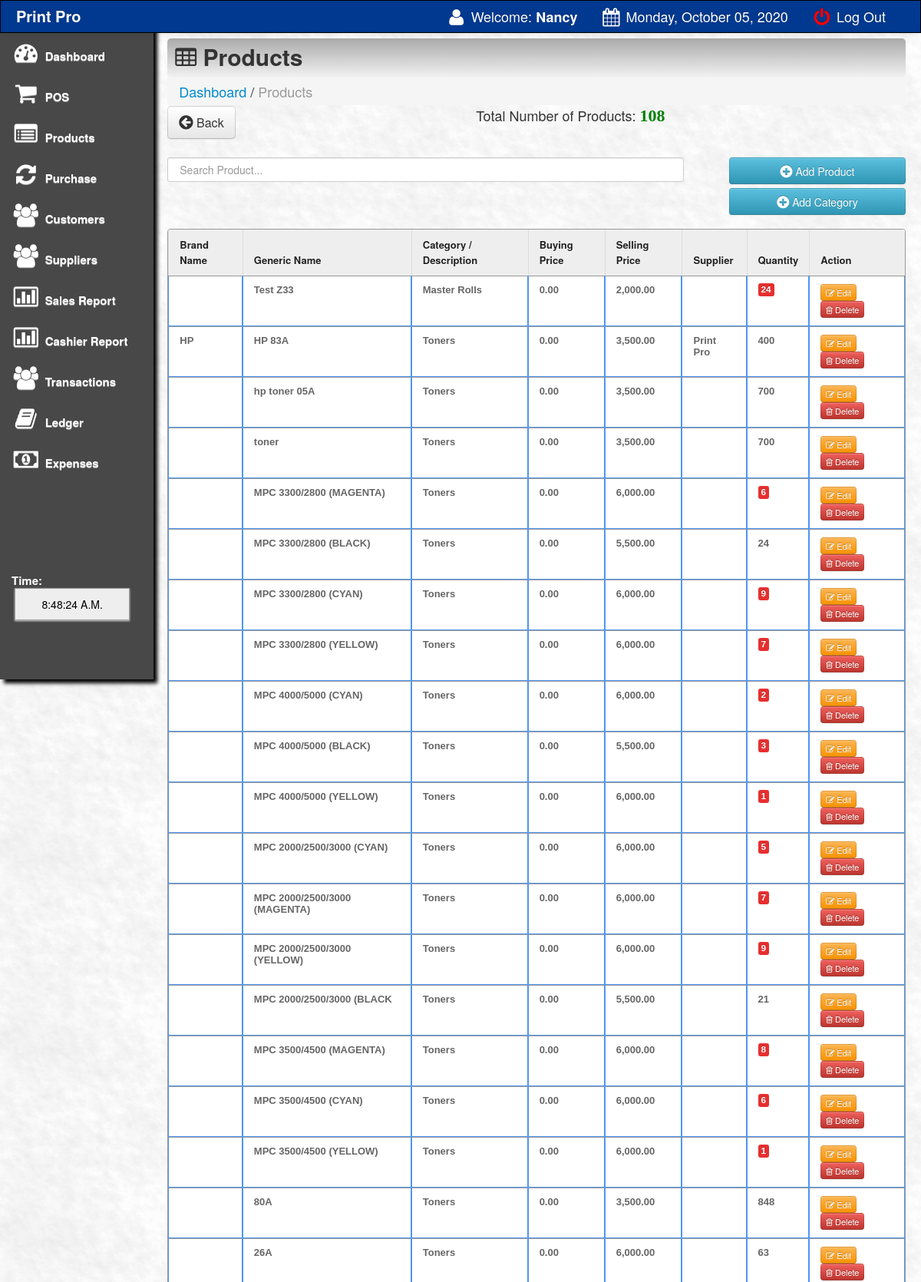
The page /main/stock.php (signed in, upper part) on the database its author committed.
### tables this page shows
CREATE TABLE `settings` (
  `id` int(11) NOT NULL,
  `logo` varchar(990) NOT NULL,
  `name` varchar(99) NOT NULL,
  `location` varchar(99) NOT NULL,
  `contacts` varchar(55) NOT NULL
);

CREATE TABLE `products` (
  `product_id` int(11) NOT NULL,
  `product_code` int(111) NOT NULL,
  `brand` varchar(233) NOT NULL,
  `gen_name` varchar(200) NOT NULL,
  `product_name` varchar(200) NOT NULL,
  `cost` varchar(100) NOT NULL,
  `o_price` varchar(100) NOT NULL,
  `price` varchar(100) NOT NULL,
  `profit` varchar(100) NOT NULL,
  `supplier` varchar(100) NOT NULL,
  `onhand_qty` int(10) NOT NULL,
  `qty` int(10) NOT NULL,
  `qty_sold` int(10) NOT NULL,
  `stock_level` int(245) NOT NULL,
  `expiry_date` varchar(500) NOT NULL,
  `date_arrival` varchar(500) NOT NULL,
  `type` varchar(233) NOT NULL DEFAULT 'product'
);

### main/stock.php (the view, shortened to what this page needs)
<html>
<head>
<?php
include('../connect.php');
?>
 <link href="css/bootstrap.css" rel="stylesheet">
    <link rel="stylesheet" type="text/css" href="css/DT_bootstrap.css">
  <link rel="stylesheet" href="css/font-awesome.min.css">
    <link href="css/bootstrap-responsive.css" rel="stylesheet">
<link href="../style.css" media="screen" rel="stylesheet" type="text/css" />
<link href="src/facebox.css" media="screen" rel="stylesheet" type="text/css" />
</head>
<body>
<?php include('navfixed.php');?>
<div class="container-fluid">
      <div class="row-fluid">
	<?php include('sidebar.php');?>
	<div class="span10">
	<div class="contentheader">
			<i class="icon-table"></i> Products
			</div>
			<ul class="breadcrumb">
			<li><a href="index.php">Dashboard</a></li> /
			<li class="active">Products</li>
			</ul>
<div style="margin-top: -19px; margin-bottom: 21px;">
<a  href="index.php"><button class="btn btn-default btn-large" style="float: left;"><i class="icon icon-circle-arrow-left icon-large"></i> Back</button></a>
			<?php
				$result = $db->prepare("SELECT * FROM products WHERE type>='product' ORDER BY product_id DESC");
				$result->execute();
				$rowcount = $result->rowcount();
			?>
			<div style="text-align:center;">
			Total Number of Products: <font color="green" style="font:bold 22px 'Aleo';"><?php echo $rowcount;?></font>
			</div>
</div>
<br>
<input type="text" style="padding:15px;" name="filter" value="" id="filter" placeholder="Search Product..." autocomplete="off" />
<a rel="facebox" href="addstock.php"><Button type="submit" class="btn btn-info" style="float:right; width:230px; height:35px;" /><i class="icon-plus-sign icon-large"></i> Add Product</button></a><br><br><a rel="facebox" href="addcat.php"><Button type="submit" class="btn btn-info" style="float:right; width:230px; height:35px;" /><i class="icon-plus-sign icon-large"></i> Add Category</button></a><br><br>
<table class="table table-bordered" id="resultTable" data-responsive="table" style="text-align: left;">
	<thead>
		<tr>
			<th> Brand Name </th>
			<th> Generic Name </th>
			<th> Category / Description </th>
			<th>Buying Price</th>
			<th> Selling Price </th>
			<th> Supplier </th>
			<th width="7%"> Quantity </th>
			<th width="13%"> Action </th>
		</tr>
	</thead>
	<tbody>
			<?php
			function formatMoney($number, $fractional=false) {
					if ($fractional) {
						$number = sprintf('%.2f', $number);
					}
					while (true) {
						$replaced = preg_replace('/(-?\d+)(\d\d\d)/', '$1,$2', $number);
						if ($replaced != $number) {
							$number = $replaced;
						} else {
							break;
						}
					}
					return $number;
				}
				$result = $db->prepare("SELECT * FROM products ORDER BY product_id DESC");
				$result->execute();
				for($i=0; $row = $result->fetch(); $i++){
					$level = $row['stock_level'];
			?>
			<tr class="record">
			<td><?php echo $row['brand']; ?></td>
			<td><?php echo $row['gen_name']; ?></td>
			<td><?php echo $row['product_name']; ?></td>
			<td><?php
			$pprice=$row['cost'];
			echo formatMoney($pprice, true);
			?></td>
			<td><?php
			$pprice=$row['price'];
			echo formatMoney($pprice, true);
			?></td>
			<td><?php echo $row['supplier']; ?></td>
			<?php if($row['qty'] <= $level){
				?>
			<td><span class="label-danger label label-default"><?php echo $row['qty']; ?></span></td>
			<?php }else{ ?>
			<td><?php echo $row['qty']; ?></td>
			<?php } ?>
			<td><a rel="facebox" title="Click to edit the product" href="editstock.php?id=<?php echo $row['product_id']; ?>"><button class="btn btn-mini btn-warning"><i class="icon-edit"></i> Edit</button> </a> <a href="#" id="<?php echo $row['product_id']; ?>" class="delbutton" title="Click to Delete the product"><button class="btn btn-mini btn-danger"><i class="icon-trash"></i> Delete</button></a></td>
			</tr>
			<?php
				}
			?>
	</tbody>
</table>
</div>
</div>
</div>
</body>
<?php include('footer.php');?>
</html>

### main/navfixed.php (shortened to what this page needs)
<div class="navbar navbar-inverse navbar-fixed-top">
     <div class="navbar-inner">
       <div class="container-fluid">
           <?php
 include('../connect.php');
 $result = $db->prepare("SELECT * FROM settings");
   $result->bindParam(':userid', $res);
   $result->execute();
   for($i=0; $row = $result->fetch(); $i++){
 ?>
         <a class="brand" href="#"><b><?php echo $row['name']; ?></b></a>
         <div class="nav-collapse collapse">
           <ul class="nav pull-right">
             <li><a><i class="icon-user icon-large"></i> Welcome:<strong> <?php echo $_SESSION['SESS_FIRST_NAME'];?></strong></a></li>
             <?php } ?>
		 <li><a> <i class="icon-calendar icon-large"></i>
							<?php
							$Today = date('y:m:d',time());
							$new = date('l, F d, Y', strtotime($Today));
							echo $new;
							?>
			</a></li>
             <li><a href="../index.php"><font color="red"><i class="icon-off icon-large"></i></font> Log Out</a></li>
           </ul>
         </div>
       </div>
     </div>
   </div>

### style.css (style rules this page uses)
td a { color:darkblue; }
input { border: 1px solid #999; background: #EEEEEE; padding: 10px; box-shadow:0 1px 2px #ddd; -moz-box-shadow:0 1px 2px #ddd; -webkit-box-shadow:0 1px 2px #ddd; }
#filter { width: 70%; float:left; }
#resultTable { border-collapse: separate; background-color: #FFFFFF; border-spacing: 0; max-width: 100%; }
#resultTable { color: #666666; text-shadow: 0 1px 0 #FFFFFF; width: 100%; border: 1px solid #999999; box-shadow: 0 5px 5px -5px rgba(0, 0, 0, 0.3); margin-top: 13px; }
#resultTable thead tr th { background: none repeat scroll 0 0 #EEEEEE; color: #222222; padding: 10px 14px; text-align: left; border-top: 0 none; font-size: 13px; }
#resultTable tbody tr td { font: bold 13px 'Arial'; text-align: left; padding: 10px 14px; border-top: 1px solid #999999; }
#resultTable td { padding:7px; border:#4e95f4 1px solid; }
#resultTable tr { background: #fff; }
.label-danger { background-color: #e72f2f; }

### main/stock.php (style rules this page uses)
body { padding-top: 60px; padding-bottom: 40px; }

### rows shown on the page
settings: name "Print Pro"
products: gen_name "Test Z33", product_name "Master Rolls", cost "0.00", price "2,000.00", qty "24"
products: brand "HP", gen_name "HP 83A", product_name "Toners", cost "0.00", price "3,500.00", supplier "Print Pro", qty "400"
products: gen_name "hp toner 05A", product_name "Toners", cost "0.00", price "3,500.00", qty "700"
products: gen_name "toner", product_name "Toners", cost "0.00", price "3,500.00", qty "700"
products: gen_name "MPC 3300/2800 (MAGENTA)", product_name "Toners", cost "0.00", price "6,000.00", qty "6"
products: gen_name "MPC 3300/2800 (BLACK)", product_name "Toners", cost "0.00", price "5,500.00", qty "24"
products: gen_name "MPC 3300/2800 (CYAN)", product_name "Toners", cost "0.00", price "6,000.00", qty "9"
products: gen_name "MPC 3300/2800 (YELLOW)", product_name "Toners", cost "0.00", price "6,000.00", qty "7"
products: gen_name "MPC 4000/5000 (CYAN)", product_name "Toners", cost "0.00", price "6,000.00", qty "2"
products: gen_name "MPC 4000/5000 (BLACK)", product_name "Toners", cost "0.00", price "5,500.00", qty "3"
products: gen_name "MPC 4000/5000 (YELLOW)", product_name "Toners", cost "0.00", price "6,000.00", qty "1"
products: gen_name "MPC 2000/2500/3000 (CYAN)", product_name "Toners", cost "0.00", price "6,000.00", qty "5"
products: gen_name "MPC 2000/2500/3000 (MAGENTA)", product_name "Toners", cost "0.00", price "6,000.00", qty "7"
products: gen_name "MPC 2000/2500/3000 (YELLOW)", product_name "Toners", cost "0.00", price "6,000.00", qty "9"
products: gen_name "MPC 2000/2500/3000 (BLACK", product_name "Toners", cost "0.00", price "5,500.00", qty "21"
products: gen_name "MPC 3500/4500 (MAGENTA)", product_name "Toners", cost "0.00", price "6,000.00", qty "8"
products: gen_name "MPC 3500/4500 (CYAN)", product_name "Toners", cost "0.00", price "6,000.00", qty "6"
products: gen_name "MPC 3500/4500 (YELLOW)", product_name "Toners", cost "0.00", price "6,000.00", qty "1"
products: gen_name "80A", product_name "Toners", cost "0.00", price "3,500.00", qty "848"
products: gen_name "26A", product_name "Toners", cost "0.00", price "6,000.00", qty "63"

### other values the page prints
$rowcount "108"
